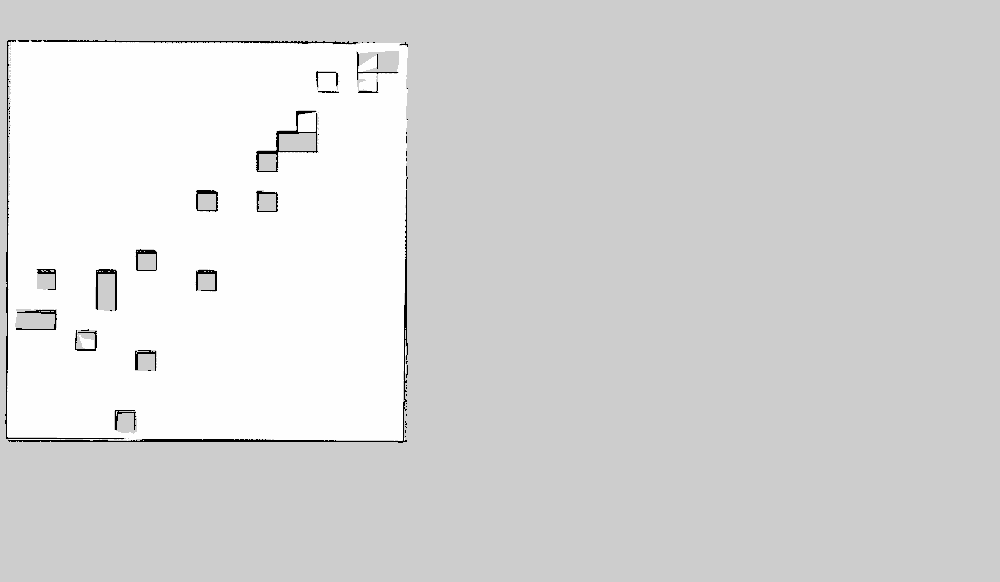
#> input picture src/meu_primeiro_pacote/meu_primeiro_pacote/my_map.pgm, 1000 x 582 px
$ python rrt.py
#> lines starting #> are read from the running program, lines starting #| are printed output that depends on the picture; after the words box and inside, x2 and y2 are one past the last pixel; in counts of white or black regions, pixels touching at a corner belong together
import cv2
import numpy as np
import random
import math
from matplotlib import pyplot as plt

# Carregar imagem e definir parâmetros iniciais
arquivo_mapa = open('my_map.pgm', 'rb')
mapa_imagem = plt.imread(arquivo_mapa)
#> mapa_imagem is the input picture: shape (582, 1000); min 0, max 254, mean 216
mapa_binario = 1.0 * (mapa_imagem > 250)
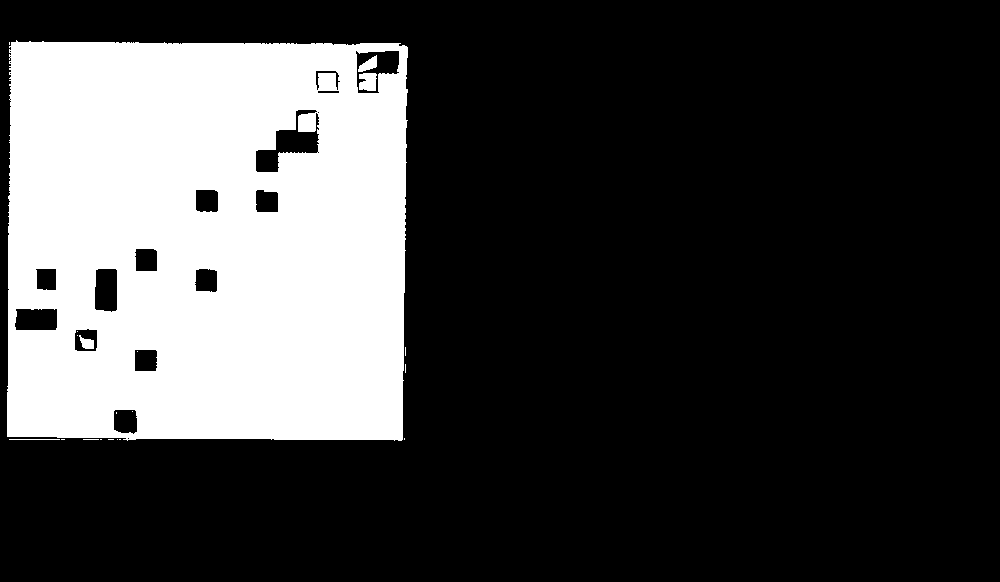
#> mapa_binario: shape (582, 1000) float64; values 0 (black) and 1 (white), 25.7% white; 20 white regions (15 under 20 px), largest, box (x1, y1, x2, y2) and area: (7, 40, 408, 441) 148630, (359, 73, 377, 91) 278, (358, 55, 377, 72) 175, (79, 335, 94, 349) 129, (9, 439, 60, 440) 51

objetivo = (80, 325)
posicao_robo = (300, 25)

# Marcar posição do robô e do objetivo na imagem
mapa_binario[objetivo[0]][objetivo[1]] = 0
mapa_binario[posicao_robo[0]][posicao_robo[1]] = 0

# Parâmetros do algoritmo RRT
fator_crescimento = 10
nos_explorados = [posicao_robo]
caminhos_explorados = []
pais_nos, filhos_nos = [], []
max_interacoes = 1000

# Função para encontrar o nó mais próximo
def encontrar_no_mais_proximo(nos_explorados, ponto_aleatorio):
    no_mais_proximo = min(nos_explorados, key=lambda no: math.dist(no, ponto_aleatorio))
    return no_mais_proximo

# Função para gerar um novo nó
def gerar_novo_no(no_mais_proximo, ponto_aleatorio, fator_crescimento):
    vetor_direcao = (ponto_aleatorio[0] - no_mais_proximo[0], ponto_aleatorio[1] - no_mais_proximo[1])
    modulo_vetor = math.sqrt(vetor_direcao[0]**2 + vetor_direcao[1]**2)
    if modulo_vetor < fator_crescimento:
        return ponto_aleatorio
    fator = fator_crescimento / modulo_vetor
    return (int(no_mais_proximo[0] + vetor_direcao[0] * fator), int(no_mais_proximo[1] + vetor_direcao[1] * fator))

# Executar o algoritmo RRT
for _ in range(max_interacoes):
    ponto_aleatorio = (random.randint(0, 350), random.randint(0, 350))
    no_mais_proximo = encontrar_no_mais_proximo(nos_explorados, ponto_aleatorio)
    novo_no = gerar_novo_no(no_mais_proximo, ponto_aleatorio, fator_crescimento)
    if mapa_binario[novo_no[0]][novo_no[1]] == 1.0:
        nos_explorados.append(novo_no)
        caminhos_explorados.append((no_mais_proximo, novo_no))
        pais_nos.append(no_mais_proximo)
        filhos_nos.append(novo_no)
        if math.dist(novo_no, objetivo) < fator_crescimento:
            break
#> after the loop, caminhos_explorados = 588 items; filhos_nos = 588 pairs, first value 42 to 345, second value 8 to 338; nos_explorados = 589 pairs, first value 42 to 345, second value 8 to 338; pais_nos = 588 pairs, first value 42 to 344, second value 8 to 331

# Converter imagem para RGB
mapa_colorido = cv2.cvtColor(mapa_imagem.copy(), cv2.COLOR_GRAY2RGB)

# Desenhar o caminho explorado com a cor vermelha
for (ponto1, ponto2) in caminhos_explorados:
    cv2.line(mapa_colorido, ponto1[::-1], ponto2[::-1], (0, 0, 255), 1)  # Vermelho
#> this loop made 588 passes
#> (ponto1, ponto2) on passes 1 to 3: ((300, 25), (295, 33)), ((295, 33), (285, 36)), ((295, 33), (297, 42))
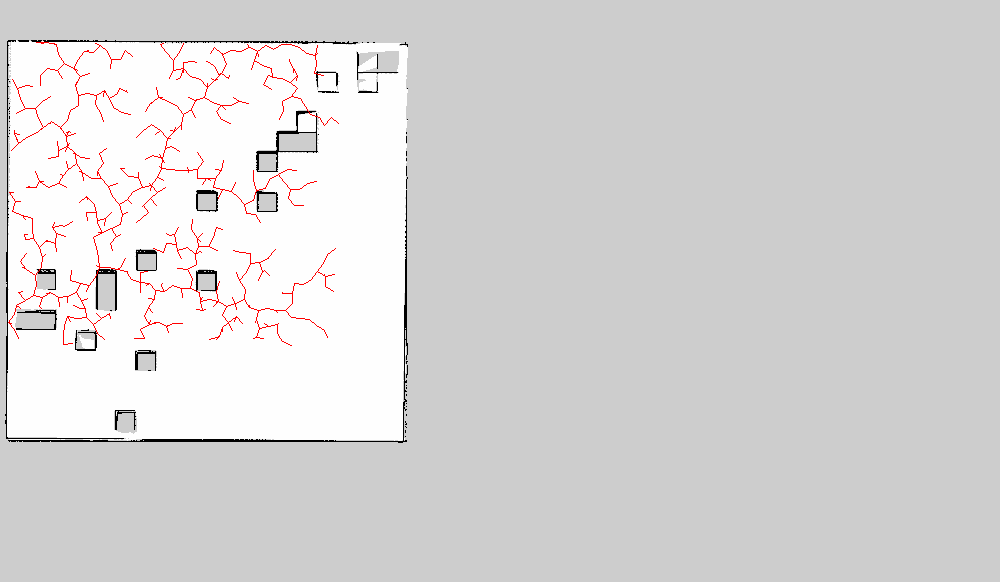
#> mapa_colorido: shape (582, 1000, 3); mean B, G, R 214.1, 214.1, 216

# Desenhar o caminho final com outra cor (verde)
caminho_final, no_filho = [], no_mais_proximo
#> caminho_final = []; no_filho = (73, 314)
while no_filho != posicao_robo:
    indice = filhos_nos.index(no_filho)
    no_pai = pais_nos[indice]
    caminho_final.append((no_pai, no_filho))
    no_filho = no_pai
#> this loop made 51 passes
#> (indice, no_filho) on passes 1 to 12: (529, (64, 316)), (519, (55, 315)), (485, (53, 306)), (455, (47, 299)), (421, (44, 290)), (267, (44, 281)), (250, (49, 273)), (246, (45, 265)), (239, (51, 257)), (172, (47, 249)), (144, (51, 240)), (127, (50, 231))
#> after the loop, caminho_final = 51 items

# Colorir o caminho final em verde
for (ponto1, ponto2) in caminho_final:
    cv2.line(mapa_colorido, ponto1[::-1], ponto2[::-1], (0, 255, 0), 2)  # Verde
#> this loop made 51 passes
#> (ponto1, ponto2) on passes 1 to 12: ((64, 316), (73, 314)), ((55, 315), (64, 316)), ((53, 306), (55, 315)), ((47, 299), (53, 306)), ((44, 290), (47, 299)), ((44, 281), (44, 290)), ((49, 273), (44, 281)), ((45, 265), (49, 273)), ((51, 257), (45, 265)), ((47, 249), (51, 257)), ((51, 240), (47, 249)), ((50, 231), (51, 240))
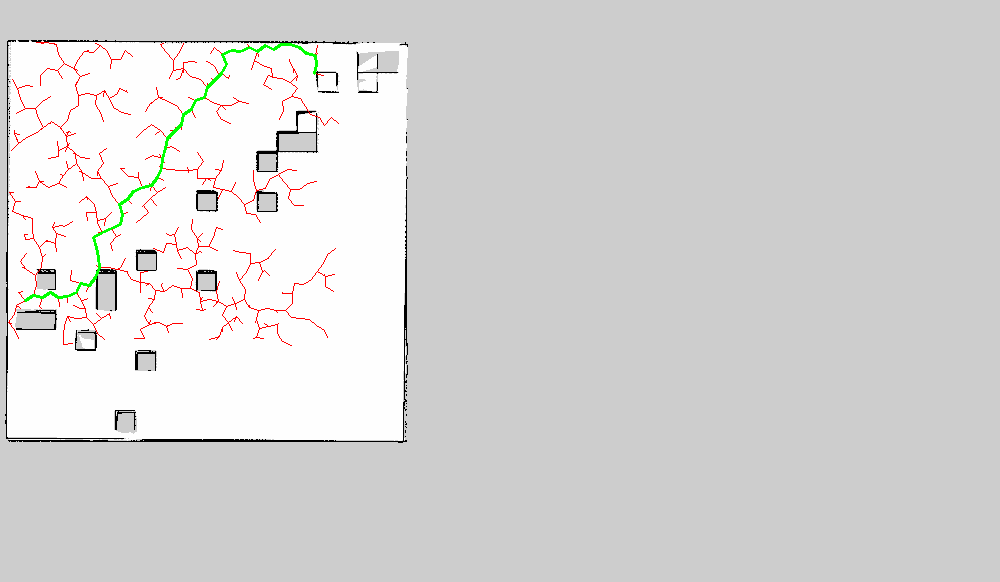
#> mapa_colorido: shape (582, 1000, 3); 0.25% of pixels changed, all inside (x1, y1, x2, y2) = (24, 43, 318, 302)

# Exibir imagem final com o caminho
plt.imshow(mapa_colorido)
plt.title('Caminho do robô até o objetivo')
plt.show()
